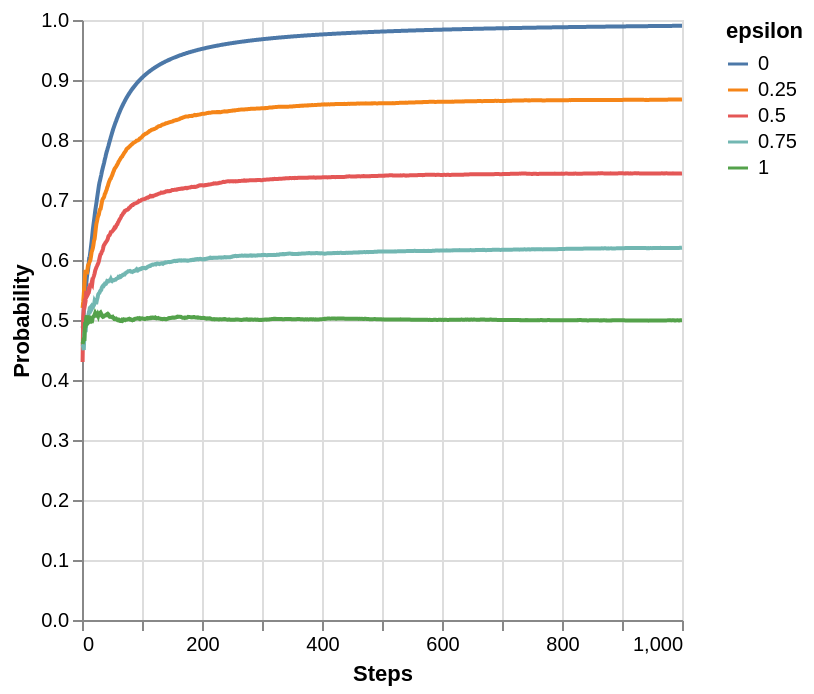

Source (notebook cell):
### Markdown cell above
## Results

This experiment shows the results of trialing five rates of exploration (0%, 25%, 50%, 75%, and 100%) and recodring its affects on choosing the optimal action. Each exploration rate was used to train a new agent to choose one of two options over the course of 1000 steps. Agents chose options 1 and 2 which returned a reward of one 5% and 10% of the time, respectively, else 0. Exploration determined the probability the agent "explored" and randomly chose from either option or greedily chose the most optimal option based on prior rewards. In the chance the agent had to pick two actions with equally likely rewards, the actions were chosen randomly. 

Below is a chart representing the results, averaged over 100 simulations. What is of interest in this are the blue and green lines representing an exploration rate of 0% and 100%, respectively. As the exploration rate decreases, the agent more greedily chooses the most optimal action. In fact, when the rate is 100%, the rate of choosing the most optimal action converges to 1. Meanwhile, when the exploration rate is 0%, the agent's rate of choosing the most optimal solution converges to 50%.

### Code cell
import altair as alt
import pandas as pd

# Build data frame and average probability per step number
df = pd.DataFrame(data)
df = df.groupby(['epsilon', 'Steps']).mean().reset_index()

alt.Chart(df).mark_line().encode(
    x=alt.X('Steps'),
    y=alt.Y('Probability'),
    color = alt.Color('epsilon:N')
)

### Figure 1 — Vega-Lite specification as saved in the notebook (floating-point values rounded to 4 significant figures; data arrays with more than 128 entries replaced by an {"elided": "..."} marker saying what was removed)
{"config": {"view": {"continuousWidth": 300, "continuousHeight": 300}}, "data": {"name": "data-b49e8f98d5a77b45f436304f379e8535"}, "mark": {"type": "line"}, "encoding": {"color": {"field": "epsilon", "type": "nominal"}, "x": {"field": "Steps", "type": "quantitative"}, "y": {"field": "Probability", "type": "quantitative"}}, "$schema": "https://vega.github.io/schema/vega-lite/v6.4.1.json", "datasets": {"data-b49e8f98d5a77b45f436304f379e8535": {"elided": "5000 records"}}}
